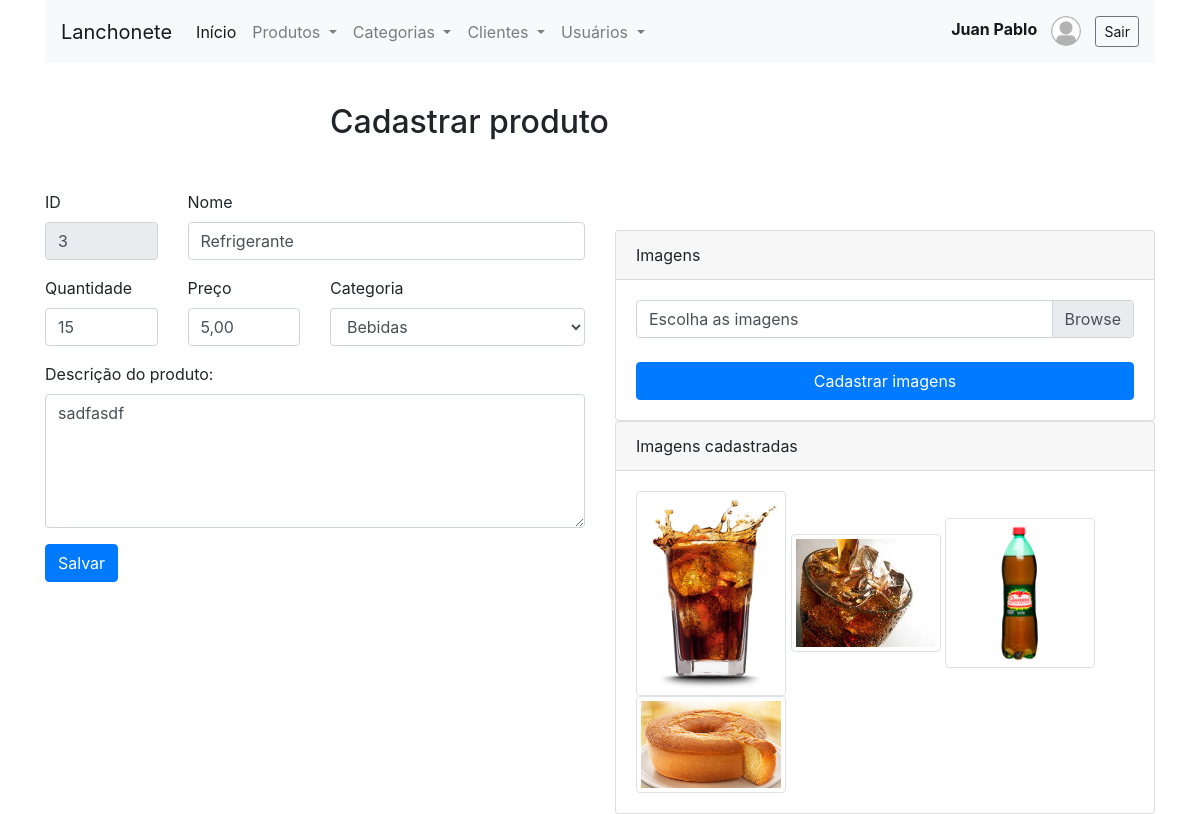
The page /form_produto.php?id=3 (signed in) on the database its author committed.
### tables this page shows
CREATE TABLE `produtos` (
  `id` int NOT NULL AUTO_INCREMENT,
  `nome` varchar(45) NOT NULL,
  `preco` decimal(8,2) NOT NULL,
  `categoria` int NOT NULL,
  `qtd` int DEFAULT '0',
  `descricao` text,
  PRIMARY KEY (`id`),
  KEY `fk_categoria_idx` (`categoria`),
  CONSTRAINT `fk_categoria` FOREIGN KEY (`categoria`) REFERENCES `categorias` (`id`)
);

CREATE TABLE `categorias` (
  `id` int NOT NULL AUTO_INCREMENT,
  `nome` varchar(45) DEFAULT NULL,
  PRIMARY KEY (`id`)
);

CREATE TABLE `imagens` (
  `id` int NOT NULL AUTO_INCREMENT,
  `descricao` varchar(45) DEFAULT NULL,
  `caminho` varchar(255) DEFAULT NULL,
  `produto_id` int DEFAULT NULL,
  PRIMARY KEY (`id`),
  KEY `fk_produto_imagem_idx` (`produto_id`),
  CONSTRAINT `fk_produto_imagem` FOREIGN KEY (`produto_id`) REFERENCES `produtos` (`id`)
);

### classes/Conexao.php (called while the page is built, shortened)
<?php
class Conexao
{
	private $host;
	private $user;
	private $password;
	public function __construct() {
		$this->host = 'mysql:host=localhost;dbname=lanchonete_api';
		$this->user = 'root';
		$this->password = 'root';
	}
    public function conectar() {
    	try {
			$conn = new PDO(
							$this->host,
							$this->user,
							$this->password
						);
			return $conn;
		} catch (PDOException $e) {
			echo 'Erro na conexao. Erro reportado: ' . $e->getMessage();
			exit;
		}
    }
}

### classes/ProdutoDAO.php (called while the page is built, shortened)
<?php
require_once 'Model.php';
class ProdutoDAO extends Model
{
    public function __construct()
    {
        $this->tabela = 'produtos';
        $this->class  = 'Produto';
    }
}

### classes/Model.php (called while the page is built, shortened)
<?php
require 'Conexao.php';
class Model
{
	protected $tabela;
	protected $class;
	protected $db;
	public function __construct()
	{
		$conexao = new Conexao();
		$this->db = $conexao->conectar();
	}
    public function listar()
    {
    	$sql = "SELECT * FROM {$this->tabela}";
    	$stmt = $this->db->prepare($sql);
    	$stmt->setFetchMode(PDO::FETCH_CLASS, $this->class);
    	$stmt->execute();
    	return $stmt->fetchAll();
    }
    public function get($id)
    {
    	$sql = "SELECT * FROM {$this->tabela} WHERE id = {$id}";
    	$stmt = $this->db->prepare($sql);
    	$stmt->setFetchMode(PDO::FETCH_CLASS, $this->class);
    	$stmt->execute();
    	return $stmt->fetch();
    }
}

### classes/Produto.php (called while the page is built, shortened)
<?php
class Produto
{
	private $id;
	private $nome;
	private $preco;
	private $categoria;
    private $qtd;
    private $descricao;
    public function getId()
    {
        return $this->id;
    }
    public function getNome()
    {
        return $this->nome;
    }
    public function getPreco()
    {
        return number_format($this->preco, 2, ',','.');
    }
    public function getCategoria()
    {
        return $this->categoria;
    }
    public function getQtd()
    {
        return $this->qtd;
    }
    public function getDescricao()
    {
        return $this->descricao;
    }
}

### classes/CategoriaDAO.php (called while the page is built, shortened)
<?php
require_once 'Model.php';
class CategoriaDAO extends Model
{
    public function __construct() {
    	$this->tabela = 'categorias';
    	$this->class = 'Categoria';
    }
}

### classes/Categoria.php (called while the page is built, shortened)
<?php
class Categoria
{
   private $id;
   private $nome;
    public function getId()
    {
        return $this->id;
    }
    public function getNome()
    {
        return $this->nome;
    }
}

### classes/ImagemDAO.php (called while the page is built, shortened)
<?php
class ImagemDAO extends Model
{
    public function __construct()
    {
        $this->tabela = 'imagens';
        $this->class = 'Imagem';
    }
    public function listarPorProduto($produto_id)
    {
        $sql = "SELECT * FROM {$this->tabela} WHERE produto_id = {$produto_id}";
        $stmt = $this->db->prepare($sql);
        $stmt->setFetchMode(PDO::FETCH_CLASS, $this->class);
        $stmt->execute();
        return $stmt->fetchAll();
    }
}

### classes/Imagem.php (called while the page is built, shortened)
<?php
class Imagem{
	private $caminho;
    public function getCaminho()
    {
        return $this->caminho;
    }
}

### form_produto.php (the view, shortened to what this page needs)
<?php include './layout/header.php'; ?>
<?php include './layout/menu.php'; ?>
<?php
	require 'classes/Categoria.php';
	require 'classes/CategoriaDAO.php';
	require 'classes/Imagem.php';
	require 'classes/ImagemDAO.php';
	$categoriaDAO = new CategoriaDAO();
	$categorias = $categoriaDAO->listar();
	require 'classes/Produto.php';
	require 'classes/ProdutoDAO.php';
	$produto = new Produto();
	if(isset($_GET['id']) && $_GET['id'] != '') {
		$id = $_GET['id'];
		$produtoDAO = new ProdutoDAO();
		$produto = $produtoDAO->get($id);
		$imagemDAO = new ImagemDAO();
		$imagens = $imagemDAO->listarPorProduto($id);
	}
?>
<div class="row" style="margin-top:40px">
	<div class="col-6 offset-3">
		<h2>Cadastrar produto</h2>
	</div>
</div>
<div class="row">
	<div class="col-6 <?= ( $produto->getId() != '' ? '' : 'offset-3' )?>">
		<p>&nbsp;</p>
		<form action="controle_produto.php?acao=<?= ( $produto->getId() != '' ? 'editar' : 'cadastrar' )?>" method="post">
			<div class="row">
				<div class="col-3">
					<div class="form-group">
						<label for="id">ID</label>
						<input type="text" class="form-control" name="id" id="id" value="<?=($produto->getId() != '' ? $produto->getId() : '')?>" readonly>
					</div>
				</div>
				<div class="col-9">
					<div class="form-group">
						<label for="nome">Nome</label>
						<input type="text" class="form-control" name="nome" id="nome" required value="<?= ($produto->getNome() != '' ? $produto->getNome() : '') ?>">
					</div>
				</div>
			</div>
			<div class="row">
				<div class="col-3">
					<div class="form-group">
						<label for="preco">Quantidade</label>
						<input type="text" name="qtd" id="qtd" value="<?= ($produto->getQtd() != '' ? $produto->getQtd() : '0' ) ?>" class="form-control">
					</div>
				</div>
				<div class="col-3">
					<div class="form-group">
						<label for="preco">Preço</label>
						<input type="text" name="preco" id="preco" value="<?= ($produto->getPreco() != '' ? $produto->getPreco() : '0,00' ) ?>" class="form-control moeda">
					</div>
				</div>
				<div class="col-6">
					<div class="form-group">
						<label for="categoria">Categoria</label>
						<select name="categoria" id="categoria" class="form-control" required>
							<?php foreach($categorias as $categoria) : ?>
								<option value="<?= $categoria->getId(); ?>"
									<?= ($produto->getCategoria() != '' &&
										$produto->getCategoria() == $categoria->getId()
										? 'selected' : '') ?>
								><?= $categoria->getNome(); ?></option>
							<?php endforeach; ?>
						</select>
					</div>
				</div>
			</div>
			<div class="row">
				<div class="col">
					<div class="form-group">
						<label for="descricao">Descrição do produto:</label>
						<textarea name="descricao" id="descricao" class="form-control" rows="5"><?= ($produto->getDescricao() != '' ? $produto->getDescricao() : '') ?></textarea>
					</div>
				</div>
			</div>
			<div class="form-group">
				<button type="submit" class="btn btn-primary">Salvar</button>
			</div>
		</form>
	</div>
	<?php if($produto->getId() != ''): ?>
		<div class="col-6">
			<p>&nbsp;</p>
			<p>&nbsp;</p>
			<div class="card">
				<div class="card-header">
					Imagens
				</div>
				<div class="card-body">
					<form action="controle_produto.php?acao=cadastraImagens" method="post" enctype="multipart/form-data">
						<div class="custom-file">
						  <label class="custom-file-label" for="imagens">Escolha as imagens</label>
						</div>
						<br>
						<br>
						<button type="submit" class="btn btn-primary w-100">Cadastrar imagens</button>
					</form>
				</div>
			</div>
			<div class="card">
				<div class="card-header">
					Imagens cadastradas
				</div>
				<div class="card-body">
					<?php foreach($imagens as $imagem): ?>
						<img src="<?= $imagem->getCaminho(); ?>" class="img-thumbnail" width="150px">
					<?php endforeach; ?>
				</div>
			</div>
		</div>
	<?php endif; ?>
</div>
<?php include './layout/footer.php'; ?>

### rows shown on the page
produtos: id "3", nome "Refrigerante", qtd "15", preco "5,00", categoria "Bebidas", descricao "sadfasdf"
imagens: caminho (picture)
imagens: caminho (picture)
imagens: caminho (picture)
imagens: caminho (picture)

### other values the page prints
$_SESSION['nome'] "Juan Pablo"
